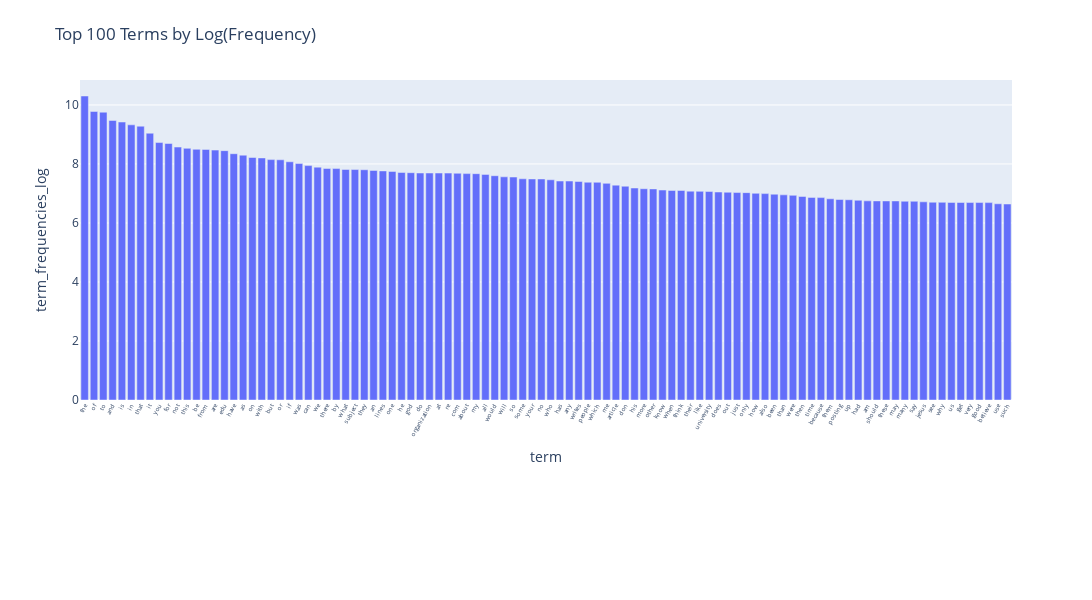

This figure's notebook cell:
### Markdown cell above
### >>> **Exercise 15 (take home):** 
You can copy the code from the previous exercise and change the 'term_frequencies' variable for the 'term_frequencies_log', comment about the differences that you observe and talk about other possible insights that we can get from a log distribution.

### Code cell
# Answer here
# 目標 : 計算前 100 個常見 term 的頻率表
# my observation:相較於直接用 frequency 作為 y 軸，這張 log(frequency) 的圖視覺上更平緩 (大部分的值都落在 10 以內)

import numpy as np, pandas as pd, plotly.express as px
import math

# 計算詞頻
term_frequencies = np.asarray(X_counts.sum(axis=0)).ravel()
terms = count_vect.get_feature_names_out()

# 建立 DataFrame，並將詞頻取 log
df_all = pd.DataFrame({
    "term": terms,
    "frequency": term_frequencies,
    "term_frequencies_log": [math.log(f+1) for f in term_frequencies]  # +1 避免 log(0)
})

# 依 term_frequencies_log 降冪排序
df_all_sorted = df_all.sort_values("term_frequencies_log", ascending=False).reset_index(drop=True)

# 畫圖（只顯示前 100 個）
fig = px.bar(
    df_all_sorted.head(100), 
    x="term", y="term_frequencies_log",
    title="Top 100 Terms by Log(Frequency)"
)

fig.update_layout(
    height=600, width=1200,
    xaxis=dict(
        tickangle=300,
        tickfont=dict(size=6)
    ),
    margin=dict(t=80, b=200)
)

fig.show()

### Figure 1 — Plotly figure (JSON) as saved in the notebook; plotly's stock layout.template omitted (floating-point values rounded to 4 significant figures)
{"data": [{"hovertemplate": "term=%{x}<br>term_frequencies_log=%{y}<extra></extra>", "legendgroup": "", "marker": {"color": "#636efa", "pattern": {"shape": ""}}, "name": "", "orientation": "v", "showlegend": false, "textposition": "auto", "type": "bar", "x": ["the", "of", "to", "and", "is", "in", "that", "it", "you", "for", "not", "this", "be", "from", "are", "edu", "have", "as", "on", "with", "but", "or", "if", "was", "can", "we", "there", "by", "what", "subject", "they", "an", "lines", "one", "he", "god", "do", "organization", "at", "re", "com", "about", "my", "all", "would", "will", "so", "some", "your", "no", "who", "has", "any", "writes", "people", "which", "me", "article", "don", "his", "more", "other", "know", "when", "think", "their", "like", "university", "does", "out", "just", "only", "how", "also", "been", "than", "were", "then", "time", "because", "them", "posting", "up", "had", "am", "should", "these", "may", "many", "say", "jesus", "see", "why", "us", "get", "very", "good", "believe", "use", "such"], "xaxis": "x", "y": [10.3, 9.779, 9.754, 9.474, 9.421, 9.326, 9.28, 9.042, 8.726, 8.693, 8.573, 8.53, 8.497, 8.492, 8.47, 8.45, 8.347, 8.298, 8.219, 8.204, 8.147, 8.141, 8.074, 8.013, 7.944, 7.892, 7.847, 7.843, 7.813, 7.81, 7.803, 7.781, 7.764, 7.746, 7.711, 7.704, 7.693, 7.693, 7.693, 7.69, 7.684, 7.673, 7.67, 7.647, 7.601, 7.563, 7.556, 7.497, 7.492, 7.491, 7.463, 7.422, 7.421, 7.406, 7.381, 7.378, 7.342, 7.282, 7.245, 7.185, 7.16, 7.154, 7.116, 7.103, 7.102, 7.077, 7.072, 7.066, 7.049, 7.041, 7.031, 7.028, 7.004, 6.995, 6.974, 6.953, 6.936, 6.898, 6.867, 6.86, 6.819, 6.795, 6.787, 6.77, 6.749, 6.748, 6.746, 6.746, 6.736, 6.735, 6.717, 6.703, 6.7, 6.696, 6.693, 6.692, 6.692, 6.69, 6.65, 6.642], "yaxis": "y"}], "layout": {"barmode": "relative", "height": 600, "legend": {"tracegroupgap": 0}, "margin": {"b": 200, "t": 80}, "title": {"text": "Top 100 Terms by Log(Frequency)"}, "width": 1200, "xaxis": {"anchor": "y", "domain": [0, 1], "tickangle": -60, "tickfont": {"size": 6}, "title": {"text": "term"}}, "yaxis": {"anchor": "x", "domain": [0, 1], "title": {"text": "term_frequencies_log"}}}}
